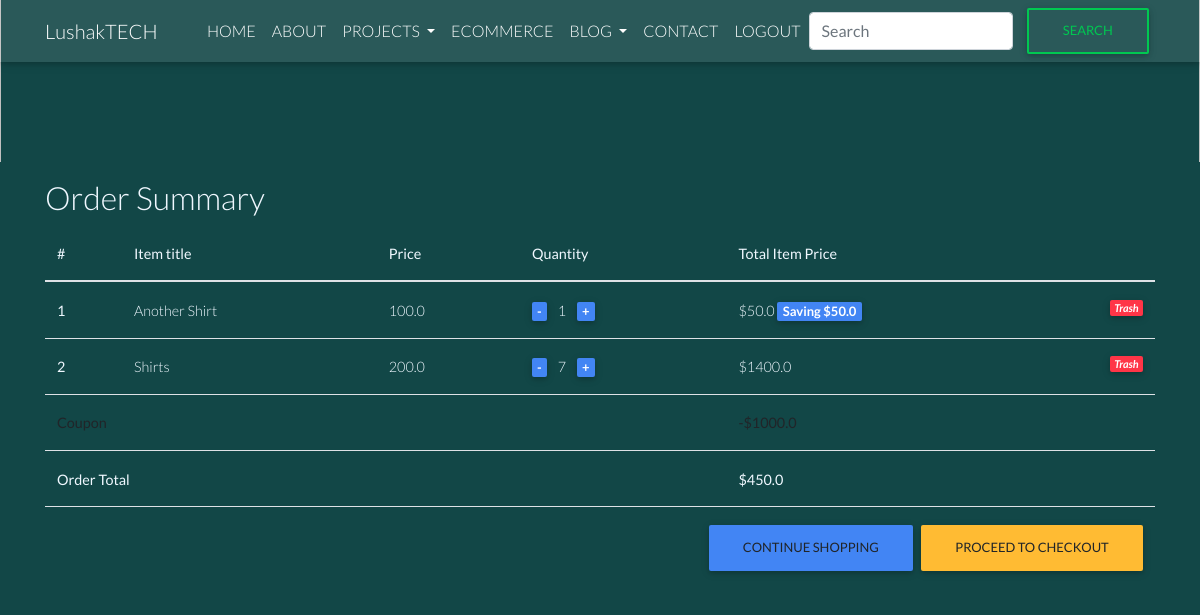
Page /ecommerce/order-summary/ (signed in) on the committed database.
### ecommerce/models.py (models this page shows, shortened)
class OrderItem(models.Model):
    user = models.ForeignKey(settings.AUTH_USER_MODEL,
                             on_delete=models.CASCADE)
    ordered = models.BooleanField(default=False)
    item = models.ForeignKey(Item, on_delete=models.CASCADE)
    quantity = models.IntegerField(default=1)
    def get_total_item_price(self):
        return self.quantity * self.item.price
    def get_total_discount_item_price(self):
        return self.quantity * self.item.discount_price
    def get_amount_saved(self):
        return self.get_total_item_price() - self.get_total_discount_item_price()
    def get_final_price(self):
        if self.item.discount_price:
            return self.get_total_discount_item_price()
        return self.get_total_item_price()

class Item(models.Model):
    title = models.CharField(max_length=100)
    price = models.FloatField()
    discount_price = models.FloatField(blank=True, null=True)
    category = models.CharField(choices=CATEGORY_CHOICES, max_length=2)
    label = models.CharField(choices=LABEL_CHOICES, max_length=1)
    slug = models.SlugField()
    description = models.TextField()
    image = models.ImageField(blank=True, null=True)

class Order(models.Model):
    user = models.ForeignKey(settings.AUTH_USER_MODEL,
                             on_delete=models.CASCADE)
    ref_code = models.CharField(max_length=20, blank=True, null=True)
    items = models.ManyToManyField(OrderItem)
    start_date = models.DateTimeField(auto_now_add=True)
    settings
    ordered = models.BooleanField(default=False)
    shipping_address = models.ForeignKey(
        'Address', related_name='shipping_address', on_delete=models.SET_NULL, blank=True, null=True)
    billing_address = models.ForeignKey(
        'Address', related_name='billing_address', on_delete=models.SET_NULL, blank=True, null=True)
    payment = models.ForeignKey(
        'Payment', on_delete=models.SET_NULL, blank=True, null=True)
    coupon = models.ForeignKey(
        'Coupon', on_delete=models.SET_NULL, blank=True, null=True)
    being_delivered = models.BooleanField(default=False)
    received = models.BooleanField(default=False)
    refund_requested = models.BooleanField(default=False)
    refund_granted = models.BooleanField(default=False)
    '''
    1. Item added to cart
    2. Adding a billing address
    (Failed checkout)
    3. Payment
    (Preprocessing, processing, packaging etc.)
    4. Being delivered
    5. Received
    6. Refunds
    '''
    def get_total(self):
        total = 0
        for order_item in self.items.all():
            total += order_item.get_final_price()
        if self.coupon:
            total -= self.coupon.amount
        return total

class Coupon(models.Model):
    code = models.CharField(max_length=15)
    amount = models.FloatField()

### ecommerce/views.py (the view)
# urls.py: path('order-summary/', OrderSummaryView.as_view(), name='order-summary'),
class OrderSummaryView(LoginRequiredMixin, View):
    def get(self, *args, **kwargs):
        try:
            order = Order.objects.get(user=self.request.user, ordered=False)
            context = {
                'object': order
            }
            return render(self.request, 'ecommerce/order_summary.html', context)
        except ObjectDoesNotExist:
            messages.warning(self.request, "You do not have an active order")
            return redirect("ecommerce:item-list")

### ecommerce/templates/ecommerce/order_summary.html (shortened to what this page needs)
{% extends "base.html" %}
{% block content %}
  <main>
    <div class="container">
    <div class="table-responsive text-nowrap">
    <h2 style="color: aliceblue;">Order Summary</h2>
    <table class="table">
        <thead>
        <tr style="color: aliceblue;">
            <th scope="col">#</th>
            <th scope="col">Item title</th>
            <th scope="col">Price</th>
            <th scope="col">Quantity</th>
            <th scope="col">Total Item Price</th>
        </tr>
        </thead>
        <tbody>
        {% for order_item in object.items.all %}
        <tr style="color: aliceblue;">
            <th scope="row">{{ forloop.counter }}</th>
            <td>{{ order_item.item.title }}</td>
            <td>{{ order_item.item.price }}</td>
            <td>
                <a href="{% url 'ecommerce:remove-single-item-from-cart' order_item.item.slug %}"><b style="font-size: small;"  class="badge badge-primary mr-2">-</b></a>
                {{ order_item.quantity }}
                <a href="{% url 'ecommerce:add-to-cart' order_item.item.slug %}"><b style="font-size: small;" class="badge badge-primary ml-2">+</b></a>
            </td>
            <td>
            {% if order_item.item.discount_price %}
                ${{ order_item.get_total_discount_item_price }}
                <span style="font-size: small;" class="badge badge-primary">Saving ${{ order_item.get_amount_saved }}</span>
            {% else %}
                ${{ order_item.get_total_item_price }}
            {% endif %}
            <a href="{% url 'ecommerce:remove-from-cart' order_item.item.slug %}">
                <i class="badge badge-danger float-right">Trash</i>
            </a>
            </td>
        </tr>
        {% endfor %}
        {% if object.coupon %}
        <tr>
            <td colspan="4"><b>Coupon</b></td>
            <td><b>-${{ object.coupon.amount }}</b></td>
        </tr>
        {% endif %}
        {% if object.get_total %}
        <tr>
            <td style='color:aliceblue;' colspan="4"><b>Order Total</b></td>
            <td style='color:aliceblue;'><b>${{ object.get_total }}</b></td>
        </tr>
        <tr>
            <td colspan="5">
            <a class='btn btn-warning float-right ml-2' href="{% url 'ecommerce:checkout' %}">Proceed to checkout</a>
            <a class='btn btn-primary float-right' href="{% url 'ecommerce:item-list' %}">Continue shopping</a>
            </td>
        </tr>
        {% endif %}
        </tbody>
    </table>
    </div>
    </div>
  </main>
{% endblock content %}

### resume/static/css/style.css (style rules this page uses)
body { font-family: 'Lato', sans-serif; overflow: hidden; overflow-y: scroll; background-color: rgb(18, 71, 71); }
a, a:hover { color: #ff8013; }

### rows in the picture
OrderItem: item "Another Shirt", item.price "100.0", quantity "1", get_total_discount_item_price "50.0", get_amount_saved "50.0"
OrderItem: item "Shirts", item.price "200.0", quantity "7", get_total_item_price "1400.0"
Order: coupon.amount "1000.0", get_total "450.0"
